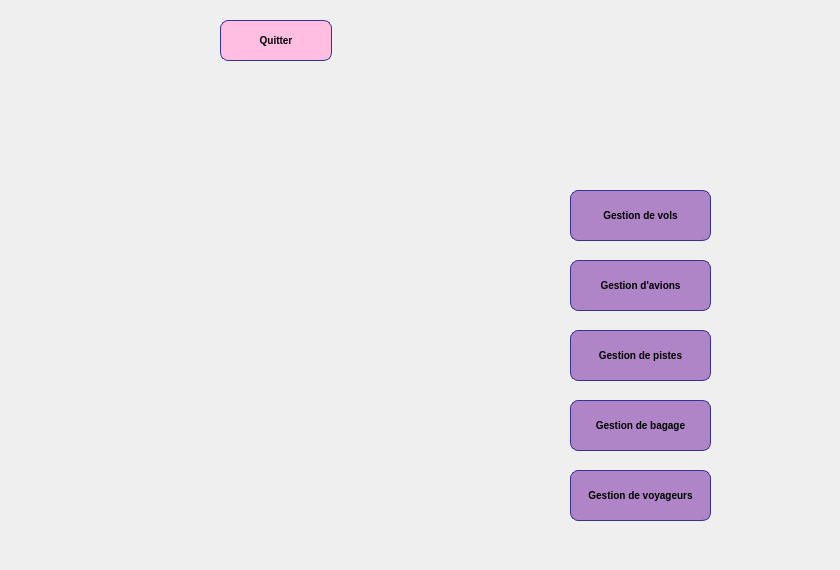
      <widget class="QWidget" name="page">
       <widget class="QLabel" name="label_37">
        <property name="geometry">
         <rect>
          <x>210</x>
          <y>0</y>
          <width>621</width>
          <height>561</height>
         </rect>
        </property>
        <property name="text">
         <string/>
        </property>
        <property name="pixmap">
         <pixmap>../projet AD.png</pixmap>
        </property>
       </widget>
       <widget class="QPushButton" name="pushButton_gestionvols">
        <property name="geometry">
         <rect>
          <x>570</x>
          <y>190</y>
          <width>141</width>
          <height>51</height>
         </rect>
        </property>
        <property name="font">
         <font>
          <family>MS Shell Dlg 2</family>
          <pointsize>-1</pointsize>
          <weight>75</weight>
          <italic>false</italic>
          <bold>true</bold>
         </font>
        </property>
        <property name="styleSheet">
         <string notr="true">QPushButton {
	color :black;
	
	background-color: rgb(175, 133, 200);
border-width: 1px;
border-color: #339;
border-style: solid;
border-radius: 8;
padding: 3px;
font-size: 10px;
padding-left: 5px;
padding-right: 5px;
min-width: 100px;
max-width: 300px;
min-height: 20px;
max-height: 50px;
}</string>
        </property>
        <property name="text">
         <string>Gestion de vols</string>
        </property>
       </widget>
       <widget class="QPushButton" name="pushButton_gestionpistes">
        <property name="geometry">
         <rect>
          <x>570</x>
          <y>330</y>
          <width>141</width>
          <height>51</height>
         </rect>
        </property>
        <property name="font">
         <font>
          <pointsize>-1</pointsize>
          <weight>75</weight>
          <bold>true</bold>
         </font>
        </property>
        <property name="styleSheet">
         <string notr="true">QPushButton {
color: black;
background-color: rgb(175, 133, 200);
border-width: 1px;
border-color: #339;
border-style: solid;
border-radius: 8;
padding: 3px;
font-size: 10px;
padding-left: 5px;
padding-right: 5px;
min-width: 100px;
max-width: 300px;
min-height: 20px;
max-height: 50px;
}</string>
        </property>
        <property name="text">
         <string>Gestion de pistes</string>
        </property>
       </widget>
       <widget class="QPushButton" name="pushButton_gestionavions">
        <property name="geometry">
         <rect>
          <x>570</x>
          <y>260</y>
          <width>141</width>
          <height>51</height>
         </rect>
        </property>
        <property name="font">
         <font>
          <pointsize>-1</pointsize>
          <weight>75</weight>
          <bold>true</bold>
         </font>
        </property>
        <property name="styleSheet">
         <string notr="true">QPushButton {
color: black;
background-color: rgb(175, 133, 200);
border-width: 1px;
border-color: #339;
border-style: solid;
border-radius: 8;
padding: 3px;
font-size: 10px;
padding-left: 5px;
padding-right: 5px;
min-width: 100px;
max-width: 300px;
min-height: 20px;
max-height: 50px;
}</string>
        </property>
        <property name="text">
         <string>Gestion d'avions</string>
        </property>
       </widget>
       <widget class="QPushButton" name="pushButton_gestionbagages">
        <property name="geometry">
         <rect>
          <x>570</x>
          <y>400</y>
          <width>141</width>
          <height>51</height>
         </rect>
        </property>
        <property name="font">
         <font>
          <pointsize>-1</pointsize>
          <weight>75</weight>
          <bold>true</bold>
         </font>
        </property>
        <property name="styleSheet">
         <string notr="true">QPushButton {
color: black;
background-color: rgb(175, 133, 200);
border-width: 1px;
border-color: #339;
border-style: solid;
border-radius: 8;
padding: 3px;
font-size: 10px;
padding-left: 5px;
padding-right: 5px;
min-width: 100px;
max-width: 300px;
min-height: 20px;
max-height: 50px;
}</string>
        </property>
        <property name="text">
         <string>Gestion de bagage</string>
        </property>
       </widget>
       <widget class="QPushButton" name="pushButton_gestionvoyageurs">
        <property name="geometry">
         <rect>
          <x>570</x>
          <y>470</y>
          <width>141</width>
          <height>51</height>
         </rect>
        </property>
        <property name="font">
         <font>
          <pointsize>-1</pointsize>
          <weight>75</weight>
          <bold>true</bold>
         </font>
        </property>
        <property name="styleSheet">
         <string notr="true">QPushButton {
color: black;
background-color: rgb(175, 133, 200);
border-width: 1px;
border-color: #339;
border-style: solid;
border-radius: 8;
padding: 3px;
font-size: 10px;
padding-left: 5px;
padding-right: 5px;
min-width: 100px;
max-width: 300px;
min-height: 20px;
max-height: 50px;
}</string>
        </property>
        <property name="text">
         <string>Gestion de voyageurs</string>
        </property>
       </widget>
       <widget class="QPushButton" name="pushButton_quitter">
        <property name="geometry">
         <rect>
          <x>220</x>
          <y>20</y>
          <width>112</width>
          <height>41</height>
         </rect>
        </property>
        <property name="font">
         <font>
          <pointsize>-1</pointsize>
          <weight>75</weight>
          <bold>true</bold>
         </font>
        </property>
        <property name="styleSheet">
         <string notr="true">QPushButton {
color: black;
background-color: rgb(255, 190, 225);
border-width: 1px;
border-color: #339;
border-style: solid;
border-radius: 8;
padding: 3px;
font-size: 10px;
padding-left: 5px;
padding-right: 5px;
min-width: 100px;
max-width: 300px;
min-height: 20px;
max-height: 50px;
}</string>
        </property>
        <property name="text">
         <string>Quitter</string>
        </property>
       </widget>
      </widget>
